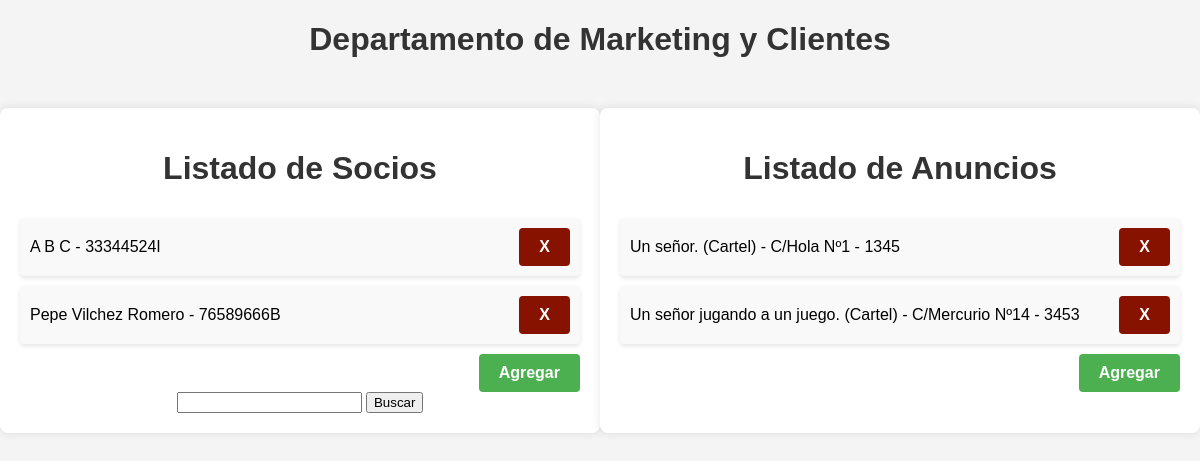
Page /marketing_clientes/ on the earlier database version.
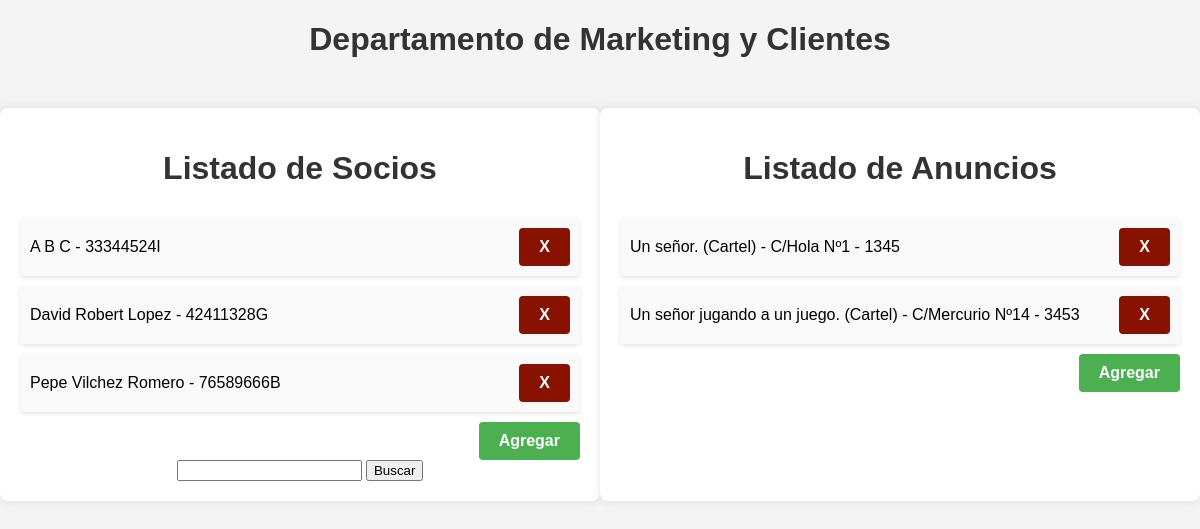
Same page on the later database version.
### app/models.py (models this page shows)
class Socio(models.Model):
    DNIS = models.CharField(max_length=9, primary_key=True)
    NombreS = models.CharField(max_length=20, null=False)
    Apellido1S = models.CharField(max_length=20, null=False)
    Apellido2S = models.CharField(max_length=20, null=False)
    TelefonoS = models.IntegerField(null=False, unique=True)
    E_mailS = models.EmailField(max_length=320, null=False, unique=True)

class Anuncio(models.Model):
    CodigoA = models.CharField(max_length=9, primary_key=True)
    TipoA = models.CharField(max_length=20, null=False)
    DescripcionA = models.CharField(max_length=100, null=False)
    LocalizacionA = models.CharField(max_length=20, null=False, unique=True)
    Producto = models.ManyToManyField(Producto)

### DepMarketing/views.py (the view)
# urls.py: path('', ListaMarketing.as_view(), name= 'ListaMarketing'),
class ListaMarketing(ListView):
    template_name = 'marketing_clientes/lista_marketing.html'
    context_object_name = 'marketing'
    def get_queryset(self):
        socios = Socio.objects.order_by('NombreS')
        anuncios = Anuncio.objects.order_by('CodigoA')
        return {'socios': socios, 'anuncios': anuncios}

### templates/marketing_clientes/lista_marketing.html (shortened to what this page needs)
<!DOCTYPE html>
<html lang="es">
<head>
    <link rel="stylesheet" href="https://cdnjs.cloudflare.com/ajax/libs/font-awesome/5.15.1/css/all.min.css" />
</head>
<body>
    <h1>Departamento de Marketing y Clientes</h1>
    <div class="container">
        <div class="box">
            <h1>Listado de Socios</h1>
            <ul>
                {% for socio in marketing.socios %}
                    <li>
                        <div>{{ socio.NombreS }} {{ socio.Apellido1S }} {{ socio.Apellido2S }} - {{ socio.DNIS }}</div>
                        <div class="button-container">
                            <a class="button delete-button" onclick="confirmDelete('{{ socio.DNIS }}', '/marketing_clientes/eliminar_socio/')">X</a>
                        </div>
                    </li>
                {% endfor %}
            </ul>
            <div class="button-container">
                <a href="agregar_socio" class="button">Agregar</a>
            </div>
            <div>
                <form method="post" action="{% url 'buscar_socio' %}">
                    <input type="text" name="dni" required>
                    <input type="submit" value="Buscar">
                </form>
            </div>
        </div>
        <div class="box">
            <h1>Listado de Anuncios</h1>
            <ul>
                {% for anuncio in marketing.anuncios %}
                    <li>
                        <div>{{ anuncio.DescripcionA }} ({{ anuncio.TipoA }}) - {{ anuncio.LocalizacionA }} - {{ anuncio.CodigoA }}</div>
                        <div class="button-container">
                            <a class="button delete-button" onclick="confirmDelete('{{ anuncio.CodigoA }}', '/marketing_clientes/eliminar_anuncio/')">X</a>
                        </div>
                    </li>
                {% endfor %}
            </ul>
            <div class="button-container">
                <a href="agregar_anuncio" class="button">Agregar</a>
            </div>
        </div>
    </div>
</body>
</html>

Differences in the rows shown:
added Socio: NombreS "David", Apellido1S "Robert", Apellido2S "Lopez", DNIS "42411328G"
